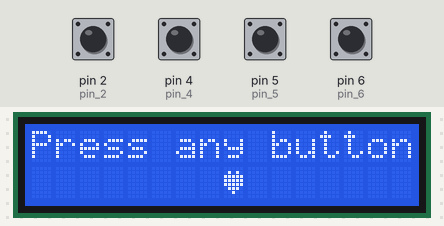
Recording of a sketch running on a simulated Arduino Uno, built with avr-gcc and run on an emulated ATmega328P. On the bench: 16×2 character LCD. The inputs (shaded band) are chosen by the test bench; at power-on: pin 2 (pin_2), pin 4 (pin_4), pin 5 (pin_5), pin 6 (pin_6) HIGH. Random numbers use the default seed unless the sketch sets one.

Above: at 0.8 s.
0.9 s: pin 2 (pin_2) pulled LOW for 0.15 s
At 1.1 s:
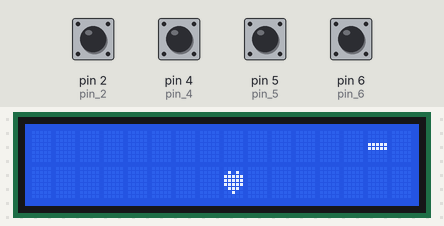
3.6 s: pin 4 (pin_4) pulled LOW for 0.15 s
At 6.3 s:
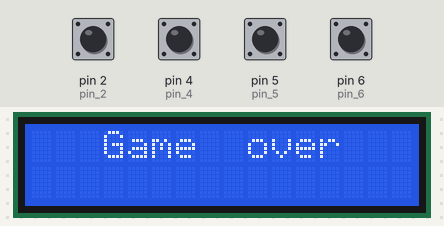
6.6 s: pin 5 (pin_5) pulled LOW for 1 s
At 7.6 s:
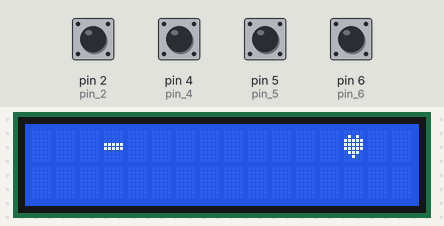
9.1 s: pin 6 (pin_6) pulled LOW for 0.15 s
At 11.6 s:
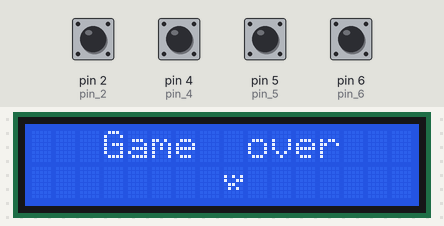
11.7 s: pin 6 (pin_6) pulled LOW for 1 s
At 12.71 s:
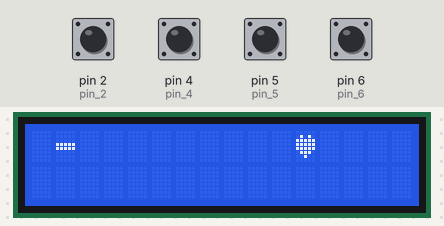
15.2 s: pin 5 (pin_5) pulled LOW for 0.15 s
At 15.51 s:
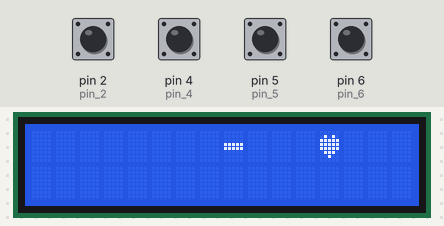
Timing chart, 0 to 18.2 s (numbered marks = the images above; inputs shaded):
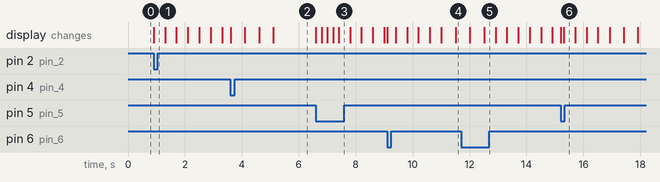

Measured:
- after the input at 0.9 s, the display: changes at once (image 1)
- after the input at 6.6 s, the display: first changes at once (image 3 shows a later state)

The sketch:

heartbullet.ino
```cpp
#include <LiquidCrystal.h>
int x = 8, y = 1;
const int rs = 7, e = 8, D4 = 9, D5 = 10, D6 = 11, D7 =12 , pin_4  = 4 , pin_2 = 2,  pin_6  = 6, pin_5  = 5;
LiquidCrystal lcd(rs, e , D4, D5, D6, D7);

unsigned long lastBulletUpdate = 0;
const unsigned long bulletInterval = 400;

unsigned long int lastTime = 0;
unsigned long int moveInterval = 200;

byte heart[8] = {
  0b00000,
  0b01010,
  0b11111,
  0b11111,
  0b11111,
  0b01110,
  0b00100,
  0b00000

};

byte broken_heart_1[8] = {
  0b00000,
  0b00010,
  0b10101,
  0b11011,
  0b01100,
  0b01010,
  0b00100,
  0b00000

};

byte broken_heart_2[8] = {
  0b00000,
  0b00000,
  0b10101,
  0b10011,
  0b01100,
  0b01010,
  0b00000,
  0b00000

};
byte broken_heart_3[8] = {
  0b00000,
  0b00000,
  0b00100,
  0b10001,
  0b01000,
  0b00010,
  0b00000,
  0b00000

};
byte broken_heart_4[8] = {
  0b00000,
  0b00000,
  0b00000,
  0b00000,
  0b00000,
  0b00000,
  0b00000,
  0b00000

};

struct Bullet{
  int col;
  int row ;
  int direction;
  bool active;
};
Bullet bullet;

byte bullet_charac[8] = {
  0b00000,
  0b00000,
  0b00000,
  0b11111,
  0b11111,
  0b00000,
  0b00000,
  0b00000,
};

byte empty[8] = {
  0b00000,
  0b00000,
  0b00000,
  0b00000,
  0b00000,
  0b00000,
  0b00000,
  0b00000,
};


int heartUp (int current_x_pos,int current_y_pos){
  int new_y_pos{current_y_pos};
  if (current_y_pos >=0){
      lcd.setCursor(current_x_pos, current_y_pos);

      lcd.write(byte(2));
      lcd.setCursor(current_x_pos, --new_y_pos);
      lcd.write(byte(0));
  }
  return new_y_pos;
}

int  heartDown (int current_x_pos,int current_y_pos){
  int new_y_pos{current_y_pos};
  if (current_y_pos < 1){
      lcd.setCursor(current_x_pos, current_y_pos);
;
      lcd.write(byte(2));
      lcd.setCursor(current_x_pos, ++new_y_pos);
      lcd.write(byte(0));

  }
  return new_y_pos;

}

int heartRight (int current_x_pos,int current_y_pos){
  int new_x_pos{current_x_pos};
  if (current_x_pos < 15){
      lcd.setCursor(current_x_pos, current_y_pos);

      lcd.write(byte(2));
      lcd.setCursor(++new_x_pos, current_y_pos);
      lcd.write(byte(0));


  }
  return new_x_pos;

}

int heartLeft (int current_x_pos,int current_y_pos){
  int new_x_pos{current_x_pos};
  if (current_x_pos >=0 ){
      lcd.setCursor(current_x_pos, current_y_pos);
      lcd.write(byte(2));
      lcd.setCursor(--new_x_pos, current_y_pos);
      lcd.write(byte(0));

  }
  return new_x_pos;
}

void generateBullet(){
  int choice[2] = {0,15};
  bullet.row = random(0,2);
  bullet.col = choice[random(0,2)];
  if (bullet.col == 0 ){
    bullet.direction = 1;

  }else if (bullet.col == 15){
    bullet.direction = -1;
  }
  bullet.active = true;

}


void updateBullet(){
  if(bullet.active == false){
    return;
  }
  if (millis() - lastBulletUpdate >= bulletInterval){
      lastBulletUpdate = millis();
      lcd.setCursor(bullet.col,bullet.row);
      lcd.write(byte(2));
      bullet.col += bullet.direction;
      if(bullet.col < 0 or bullet.col > 15){
        bullet.active = false;
        generateBullet();
        return;
    }

  }
  lcd.setCursor(bullet.col,bullet.row);
  lcd.write(byte(1));
}

void playerInput(){

  if (millis() - lastTime < moveInterval){
    return;
  }
  if (digitalRead(pin_4) == LOW){
        // Serial.println("UP");
        y = heartUp(x,y);
        lastTime = millis();
      }else if (digitalRead(pin_2) == LOW){
        // Serial.println("DOWN");
        y = heartDown(x,y);
        lastTime = millis();
      }else if(digitalRead(pin_5) == LOW){
          // Serial.println("RIGHT");
          x = heartRight(x,y);
          lastTime = millis();
      }else if(digitalRead(pin_6) == LOW){
          // Serial.println("LEFT");
          x = heartLeft(x,y);
          lastTime = millis();
    }
}


void startGame(){
    while (!(digitalRead(pin_4) == LOW || digitalRead(pin_2) == LOW || digitalRead(pin_5) == LOW || digitalRead(pin_6) == LOW)){
      lcd.setCursor(0, 0);
      lcd.write("Press any button");
    }
    lcd.clear();
    return;

}


void checkCollision(){

  if (bullet.col == x && bullet.row == y){
    lcd.clear();
    bullet.active = false;
    lcd.setCursor(3,0);
    lcd.write("Game  over");
    lcd.setCursor(8,1);
    lcd.write(byte(3));
    lcd.setCursor(8,1);
    delay(500);
    lcd.setCursor(8,1);
    lcd.write(byte(4));
    lcd.setCursor(8,1);
    delay(500);
    lcd.write(byte(5));
    lcd.setCursor(8,1);
    delay(500);
    lcd.write(byte(6));
    while(1){
        if (digitalRead(pin_4) == LOW || digitalRead(pin_2) == LOW || digitalRead(pin_5) == LOW || digitalRead(pin_6) == LOW){
          generateBullet();
          lcd.clear();
          lcd.setCursor(x,y);
          lcd.write(byte(0));
          return;
        }
      }
  }

}
void setup() {

  randomSeed(analogRead(0));
  Serial.begin(9600);
  pinMode(pin_2, INPUT_PULLUP);
  pinMode(pin_4, INPUT_PULLUP);
  pinMode(pin_5, INPUT_PULLUP);
  pinMode(pin_6, INPUT_PULLUP);
  lcd.begin(16, 2);

  lcd.createChar(0, heart);
  lcd.createChar(1, bullet_charac);
  lcd.createChar(2, empty);
  lcd.createChar(3, broken_heart_1);
  lcd.createChar(4, broken_heart_2);
  lcd.createChar(5, broken_heart_3);
  lcd.createChar(6, broken_heart_4);
  lcd.setCursor(x,y);
  lcd.write(byte(0));
  startGame();
  lcd.setCursor(x,y);
  lcd.write(byte(0));
  generateBullet();
}

void loop() {
    playerInput();
    updateBullet();
    checkCollision();


}
```
